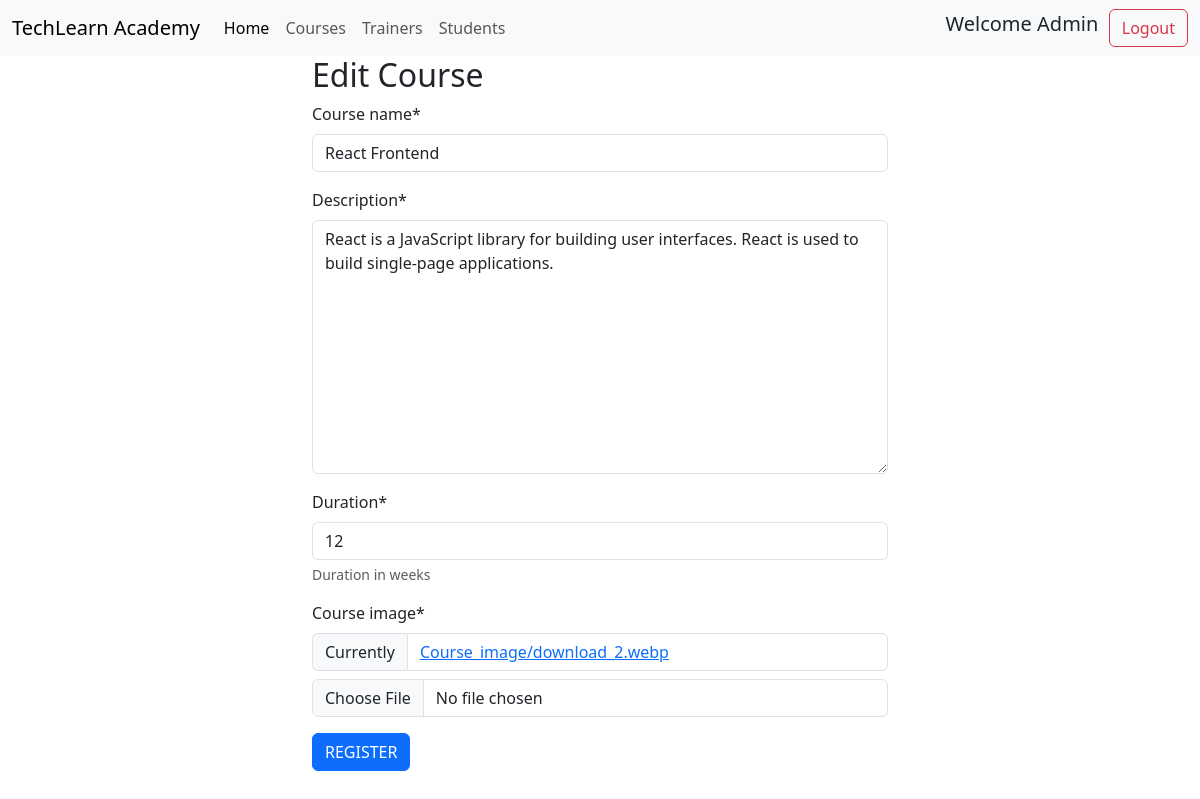
Page /academy/edit_course/3/ (signed in) on the committed database.
### academy/models.py (models this page shows, shortened)
class Course(models.Model):
    Course_name = models.CharField(max_length=50)
    Description = models.TextField(max_length=250)
    Duration = models.PositiveIntegerField(help_text="Duration in weeks")
    Course_image = models.ImageField(upload_to='Course_image')

### academy/views.py (the view)
# urls.py: path('edit_course/<int:id>/',views.edit_course,name="edit_course"),
@login_required
@permission_required('acedemy.add_Course',raise_exception=True)
def edit_course(request,id):
    course = get_object_or_404(Course, id = id)
    if request.method == 'POST':
        form = CourseForm(request.POST, request.FILES ,instance=course)
        if form.is_valid():
            form.save()
            return redirect('courses')
    else:
        form = CourseForm(instance=course)
    context = {
        'form':form,
        'course':course,
    }
    return render(request,'edit_course.html',context)

### academy/forms.py
class CourseForm(forms.ModelForm):
    class Meta:
        model = Course
        fields = '__all__'

### templates/edit_course.html (shortened to what this page needs)
<!DOCTYPE html>
<html lang="en">
    {% load static %}
    {%load crispy_forms_tags %}
<head>
    <link href="https://cdn.jsdelivr.net/npm/bootstrap@5.3.8/dist/css/bootstrap.min.css" rel="stylesheet">
</head>
<body>
        <nav class="navbar navbar-expand-lg bg-body-tertiary">
  <div class="container-fluid">
    <a class="navbar-brand" href="#">TechLearn Academy</a>
    <div class="collapse navbar-collapse" id="navbarSupportedContent">
      <ul class="navbar-nav me-auto mb-2 mb-lg-0">
        <li class="nav-item">
          <a class="nav-link active" aria-current="page" href="{% url "home" %}">Home</a>
        </li>
        <li class="nav-item">
          <a class="nav-link" href="{% url "courses" %}">Courses </a>
        </li>
        <li class="nav-item">
          <a class="nav-link " href="{% url "trainers" %}">Trainers </a>
        </li>
        <li class="nav-item">
          <a class="nav-link" href="{% url "students" %}">Students </a>
        </li>
      </ul>
      <h5> Welcome {{ user }} &nbsp </h5>
      <div class="form-inline my-2 my-lg-0">
        {% if user.is_authenticated  %}
      <a class="btn btn-outline-danger my-2 my-sm-0" href="{% url "logout" %}"  type="submit">Logout</a>
        {% else %}
      <a class="btn btn-outline-success my-2 my-sm-0" href="{% url "login" %}" type="submit">Login</a>
      <a class="btn btn-outline-warning my-2 my-sm-0" href="{% url "register" %}" type="submit">Register</a>
      {% endif %}
      </div>
    </div>
  </div>
</nav>
<section class="container w-50">
<h2>Edit Course</h2>
<div class="table-wrapper">
<form action={% url "edit_course" course.id %} method='POST' enctype="multipart/form-data">
    {{ form|crispy }}
    <button type="submit" class="btn btn-primary btn-submit">REGISTER</button>
</form>
</div>
</section>
</body>
</html>

### rows in the picture
Course: Course_name "React Frontend", Description "React is a JavaScript library for building user interfaces. React is used to build single-page applications.", Duration "12"

### other values in the picture
{{ user }} "Admin"
